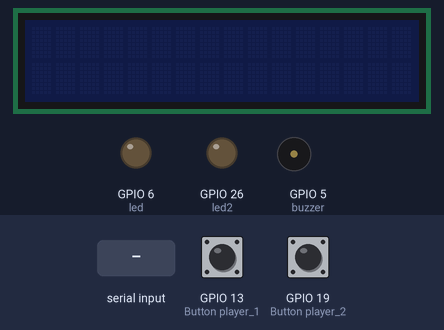
Bench run of a program on a simulated Raspberry Pi (BCM pin numbers). Parts: 16×2 character LCD, output pins drawn as LEDs (lit = HIGH), buzzer (waves = sounding, pin HIGH). The test bench sets the inputs (shaded band); at power-on: GPIO 13 (Button player_1) HIGH, GPIO 19 (Button player_2) HIGH. Random numbers come from a fixed seed; what the program prints to the terminal is not drawn.

Above: at 1.2 s.
1.3 s: "1" typed at the terminal, then Enter
2.8 s: "0" typed at the terminal, then Enter
At 4.0 s:
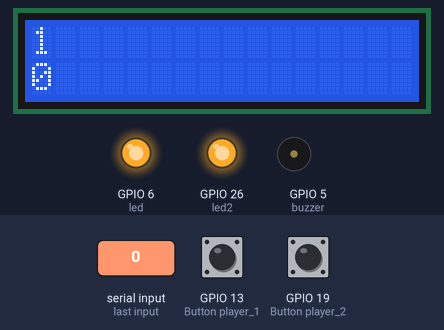
At 6.1 s:
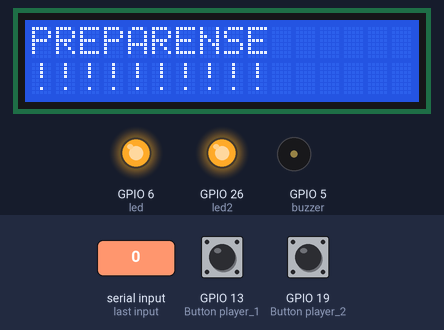
Timing chart, 0 to 11.8 s (numbered marks = the images above; inputs shaded):
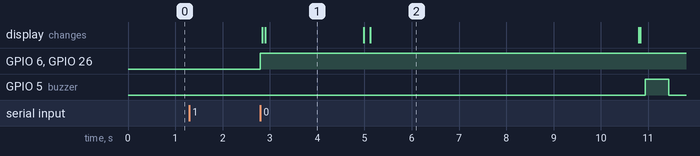

The program:

ejercicio_mas_rapido.py
```python
from gpiozero import Button, LED, Buzzer
import time
import random
import smbus


I2C_ADDR  = 0x27
LCD_WIDTH = 16
LCD_CHR = 1
LCD_CMD = 0
LCD_LINE_1 = 0x80
LCD_LINE_2 = 0xC0
LCD_LINE_3 = 0x94
LCD_LINE_4 = 0xD4
LCD_BACKLIGHT  = 0x08
ENABLE = 0b00000100
E_PULSE = 0.0005
E_DELAY = 0.0005
bus = smbus.SMBus(1)
def lcd_init():
  lcd_byte(0x33,LCD_CMD)
  lcd_byte(0x32,LCD_CMD)
  lcd_byte(0x06,LCD_CMD)
  lcd_byte(0x0C,LCD_CMD)
  lcd_byte(0x28,LCD_CMD)
  lcd_byte(0x01,LCD_CMD)
  time.sleep(E_DELAY)
def lcd_byte(bits, mode):
  bits_high = mode | (bits & 0xF0) | LCD_BACKLIGHT
  bits_low = mode | ((bits<<4) & 0xF0) | LCD_BACKLIGHT
  bus.write_byte(I2C_ADDR, bits_high)
  lcd_toggle_enable(bits_high)
  bus.write_byte(I2C_ADDR, bits_low)
  lcd_toggle_enable(bits_low)
def lcd_toggle_enable(bits):
  time.sleep(E_DELAY)
  bus.write_byte(I2C_ADDR, (bits | ENABLE))
  time.sleep(E_PULSE)
  bus.write_byte(I2C_ADDR,(bits & ~ENABLE))
  time.sleep(E_DELAY)
def lcd_string(message,line):
  message = message.ljust(LCD_WIDTH," ")
  lcd_byte(line, LCD_CMD)
  for i in range(LCD_WIDTH):
    lcd_byte(ord(message[i]),LCD_CHR)


led = LED(6)
led2 = LED(26)

buzzer = Buzzer(5)

player_1 = Button(13)
player_2 = Button(19)

timee = random.uniform(5, 10)

player1 = input("Introduce el nombre del jugador 1")
player2 = input("Introduce el nombre del jugador 2")

led.toggle()
led2.toggle()

lcd_init()

lcd_string(player1,LCD_LINE_1)
lcd_string(player2,LCD_LINE_2)

time.sleep(2)


contador_1 = 0
contador_2 = 0
ganador = False
ganadorPartida = ""
while ganador == False:
    lcd_string("PREPARENSE         <",LCD_LINE_1)
    lcd_string("!!!!!!!!!!        <",LCD_LINE_2)
    time.sleep(timee)
    lcd_string("YAAAAAAAAA         <",LCD_LINE_1)
    lcd_string("!!!!!!!!!!        <",LCD_LINE_2)
    buzzer.on()
    time.sleep(0.5)
    buzzer.off()
    while True:
        if player_1.is_pressed:
            led.toggle()
            lcd_string("HA GANADO",LCD_LINE_1)
            lcd_string(player1,LCD_LINE_2)
            contador_1 = contador_1 + 1
            time.sleep(2)
            led.toggle()
            if contador_1 == 3:
                led.toggle()
                ganadorPartida = player1
                ganador = True
            break
        if player_2.is_pressed:
            led2.toggle()
            lcd_string("HA GANADO",LCD_LINE_1)
            lcd_string(player2,LCD_LINE_2)
            contador_2 = contador_2 + 1
            time.sleep(2)
            led2.toggle()
            if contador_2 == 3:
                led2.toggle()
                ganadorPartida = player2
                ganador = True
            break
mensaje = player1 + " " + str(contador_1)
mensaje2 = player2 + " " + str(contador_2)
lcd_string(mensaje,LCD_LINE_1)
lcd_string(mensaje2,LCD_LINE_2)
time.sleep(1.5)
mensaje3 = "Ha ganado "+ganadorPartida
lcd_string("PARTIDA FINALIZADA",LCD_LINE_1)
lcd_string(mensaje3,LCD_LINE_2)
```

Measured:
- after the input at 1.3 s, every drawn part: stays the same
- after the input at 2.8 s, GPIO 6 (led), GPIO 26 (led2): LOW → HIGH at once; GPIO 5 (buzzer): LOW → HIGH after 8.1 s, → LOW 0.50 s later; the display: first changes at once (image 1 shows a later state)
- what the display in image 1 shows lasts 2.1 s, from 2.9 s to 5.0 s
